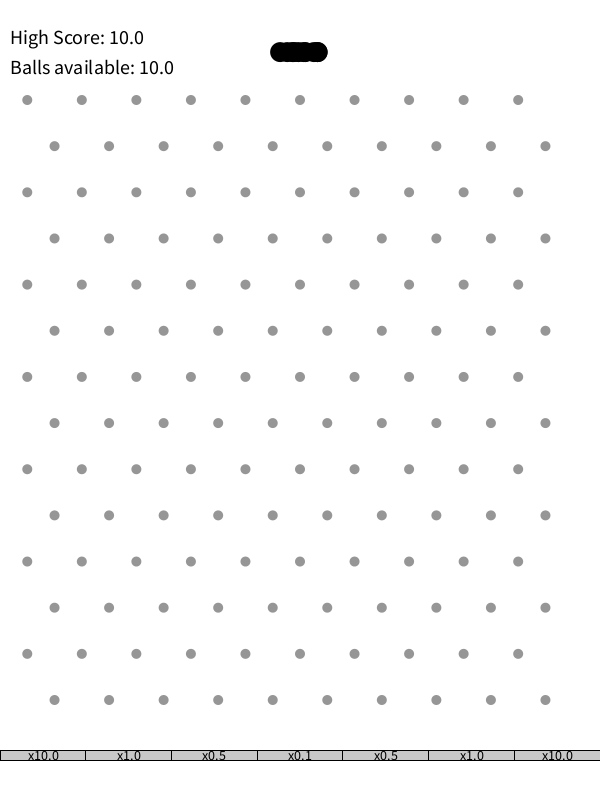
Frame 1 (no input)
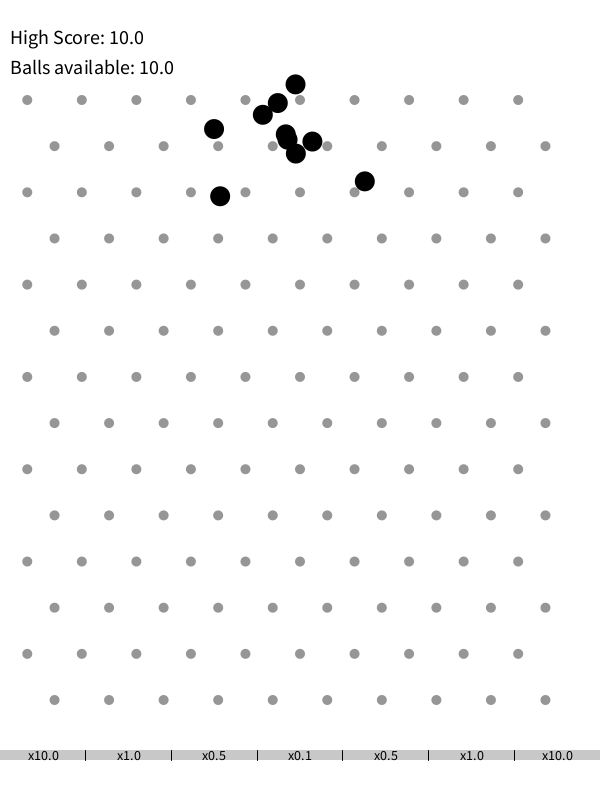
Frame 60 (the mouse pressed at the canvas centre just before this capture)
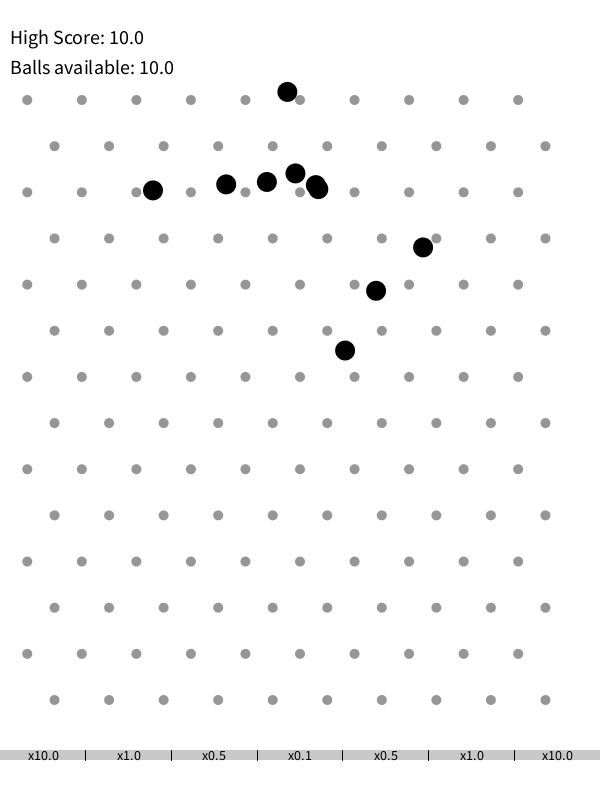
Frame 120 (the mouse held since frame 60 and released just before this capture)

The Processing sketch that drew these frames (run headless with seeded random() and noise(); from frame 60 on, the mouse is pressed at the canvas centre):

// Processing sketch: plinko
// ── plinko.pde
ArrayList<Ball> balls;
int initialBalls = 10;
float highScore = initialBalls;            
float availableBalls = initialBalls;  
Peg[] pegs;
int numPegRows = 14;        
int numPegCols = 10;        
Bar bar;

void setup() {
  size(600, 800);
  
  // Initialize balls
  balls = new ArrayList<Ball>();
  for (int i = 0; i < initialBalls; i++) {
    float startX = width / 2 + random(-20, 20);
    balls.add(new Ball(startX, 50));
  }
  
  // Create pegs
  int totalPegs = numPegRows * numPegCols;
  pegs = new Peg[totalPegs];
  
  float pegSpacingX = width / float(numPegCols + 1);
  float pegSpacingY = (height - 200) / float(numPegRows - 1);
  int index = 0;
  
  for (int row = 0; row < numPegRows; row++) {
    for (int col = 0; col < numPegCols; col++) {
      float pegX = (col + 0.5 * (row % 2)) * pegSpacingX + pegSpacingX / 2;
      float pegY = row * pegSpacingY + 100;
      pegs[index++] = new Peg(pegX, pegY);
    }
  }
  
  bar = new Bar(0, height - 50, width, 10);
}

void draw() {
  background(255);
  
  bar.display();
  
  for (Peg peg : pegs) {
    peg.display();
  }
  
  for (Ball ball : balls) {
    ball.update();
    ball.display();
    
    if (!ball.removed) {
      float multiplier = bar.getMultiplierForBall(ball);
      if (multiplier > 0) {
        ball.removed = true;
        highScore = max(highScore, availableBalls);  
        availableBalls = (availableBalls + 1) * multiplier;
      }
    }
    
    if (!ball.removed && ball.y - ball.radius > height) {
      ball.removed = true;
    }
  }
  
  for (int i = balls.size() - 1; i >= 0; i--) {
    if (balls.get(i).removed) {
      balls.remove(i);
    }
  }
  
  textAlign(LEFT, TOP);
  fill(0);
  textSize(20);
   text("High Score: " + nf(highScore, 0, 1), 10, 30);
  text("Balls available: " + nf(availableBalls, 0, 1), 10, 60);
}

void keyPressed() {
  if (key == ' ' && availableBalls >= 1) {
    float startX = width / 2 + random(-20, 20);
    balls.add(new Ball(startX, 50));
    availableBalls -= 1;
  }
}

class Ball {
  float x, y;
  float speedX, speedY;
  float gravity = 0.1;
  float radius = 10;
  boolean removed = false;
  
  Ball(float x, float y) {
    this.x = x;
    this.y = y;
    speedX = random(-1, 1);
    speedY = 2;
  }
  
  void update() {
    speedY += gravity;
    x += speedX;
    y += speedY;
    
    for (Peg peg : pegs) {
      float dx = x - peg.x;
      float dy = y - peg.y;
      float distance = sqrt(dx * dx + dy * dy);
      float minDist = radius + peg.radius;
      if (distance < minDist) {
        float nx = dx / distance;
        float ny = dy / distance;
        float overlap = minDist - distance;
        x += nx * overlap;
        y += ny * overlap;
        float dot = speedX * nx + speedY * ny;
        speedX = speedX - 2 * dot * nx;
        speedY = speedY - 2 * dot * ny;
        speedX *= 0.5;
        speedY *= 0.5;
      }
    }
    
    if (x < radius) {
      x = radius;
      speedX *= -0.5;
    }
    if (x > width - radius) {
      x = width - radius;
      speedX *= -0.5;
    }
  }
  
  void display() {
    fill(0);
    ellipse(x, y, radius * 2, radius * 2);
  }
}

class Peg {
  float x, y;
  float radius = 5;
  
  Peg(float x, float y) {
    this.x = x;
    this.y = y;
  }
  
  void display() {
    fill(150);
    ellipse(x, y, radius * 2, radius * 2);
  }
}

class Bar {
  float x, y, w, h;
  int segments = 7;
  float[] segmentValues = new float[]{10, 1, 0.5, 0.1, 0.5, 1, 10};
  
  Bar(float x, float y, float w, float h) {
    this.x = x;
    this.y = y;
    this.w = w;
    this.h = h;
  }
  
  void display() {
    fill(200);
    rect(x, y, w, h);
    
    stroke(0);
    for (int i = 1; i < segments; i++) {
      float segX = x + i * (w / segments);
      line(segX, y, segX, y + h);
    }
    noStroke();
    
    textAlign(CENTER, CENTER);
    fill(0);
    textSize(14);
    for (int i = 0; i < segments; i++) {
      float segCenter = x + i * (w / segments) + (w / segments) / 2;
      text("x" + segmentValues[i], segCenter, y + h / 2);
    }
  }
  
  float getMultiplierForBall(Ball ball) {
    if (ball.x + ball.radius > x && ball.x - ball.radius < x + w &&
        ball.y + ball.radius > y && ball.y - ball.radius < y + h) {
      int segIndex = int((ball.x - x) / (w / segments));
      segIndex = constrain(segIndex, 0, segments - 1);
      return segmentValues[segIndex];
    }
    return 0;
  }
}
